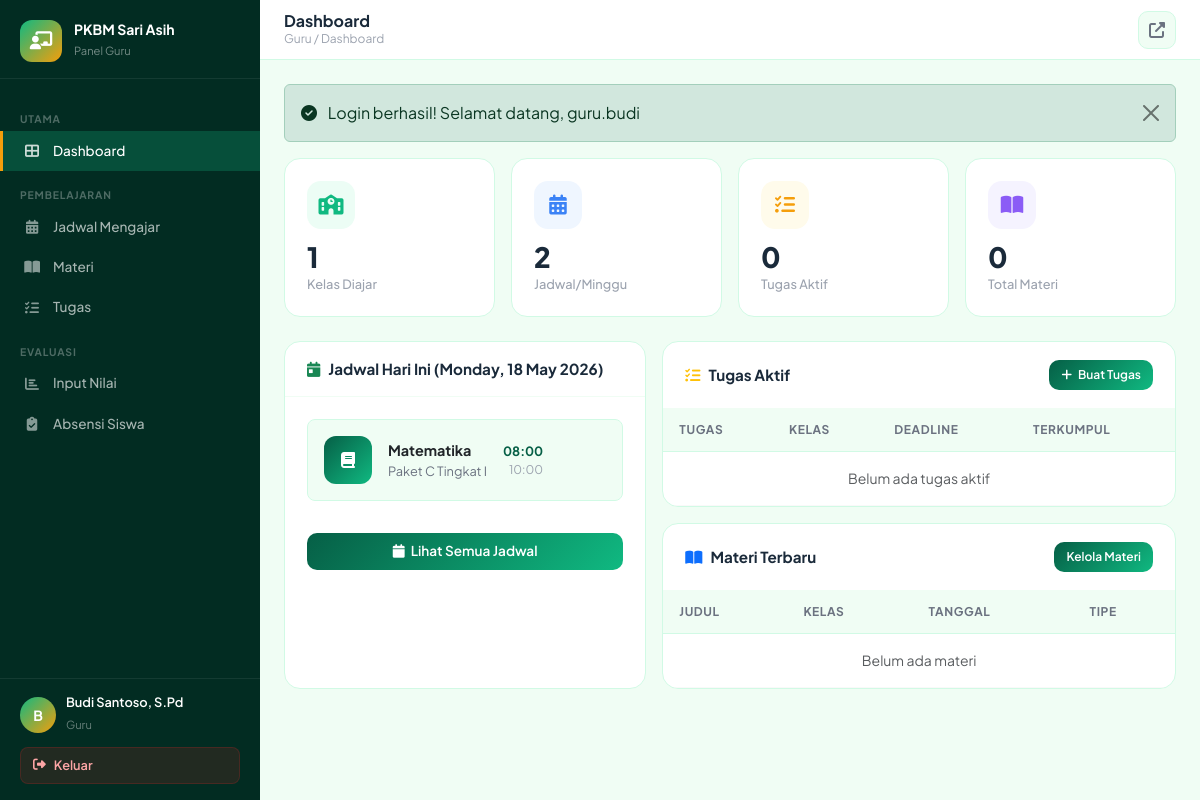
The app's page /index.php?page=guru_dashboard (signed in) with its own data.
### tables this page shows
CREATE TABLE `jadwal` (
  `id` int NOT NULL,
  `kelas_id` int NOT NULL,
  `mapel_id` int NOT NULL,
  `guru_id` int NOT NULL,
  `hari` enum('Senin','Selasa','Rabu','Kamis','Jumat','Sabtu') NOT NULL,
  `jam_mulai` time NOT NULL,
  `jam_selesai` time NOT NULL,
  `ruangan` varchar(50) DEFAULT NULL,
  `created_at` timestamp NULL DEFAULT CURRENT_TIMESTAMP
);

CREATE TABLE `mapel` (
  `id` int NOT NULL,
  `kode_mapel` varchar(10) NOT NULL,
  `nama_mapel` varchar(100) NOT NULL,
  `program` enum('Paket A','Paket B','Paket C','Semua') DEFAULT 'Semua',
  `deskripsi` text,
  `created_at` timestamp NULL DEFAULT CURRENT_TIMESTAMP
);

CREATE TABLE `kelas` (
  `id` int NOT NULL,
  `nama_kelas` varchar(50) NOT NULL,
  `program` enum('Paket A','Paket B','Paket C') NOT NULL,
  `tingkat` varchar(10) NOT NULL,
  `tahun_ajaran` varchar(10) NOT NULL,
  `wali_kelas` int DEFAULT NULL,
  `created_at` timestamp NULL DEFAULT CURRENT_TIMESTAMP
);

### app/controllers/guru/DashboardController.php (called while the page is built, shortened)
<?php
require_once __DIR__ . '/../../../config/app.php';
class DashboardController {
    private $db;
    private $guruId;
    public function __construct() {
        $this->db = Database::getInstance();
        $this->guruId = $_SESSION['profile_id'] ?? 0;
    }
    public function index() {
        $guruId = $this->guruId;
        $hariIni = date('l');
        $hariMap = ['Monday'=>'Senin','Tuesday'=>'Selasa','Wednesday'=>'Rabu','Thursday'=>'Kamis','Friday'=>'Jumat','Saturday'=>'Sabtu','Sunday'=>'Minggu'];
        $hariIndo = $hariMap[$hariIni] ?? '';
        $jadwalHariIni = $this->db->fetchAll(
            "SELECT j.*, k.nama_kelas, m.nama_mapel FROM jadwal j JOIN kelas k ON j.kelas_id=k.id JOIN mapel m ON j.mapel_id=m.id WHERE j.guru_id=? AND j.hari=? ORDER BY j.jam_mulai",
            [$guruId, $hariIndo]
        );
        $kelasDiajar = $this->db->fetchAll(
            "SELECT DISTINCT k.*, COUNT(s.id) as jumlah_siswa FROM jadwal j JOIN kelas k ON j.kelas_id=k.id LEFT JOIN siswa s ON k.id=s.kelas_id AND s.status='aktif' WHERE j.guru_id=? GROUP BY k.id",
            [$guruId]
        );
        $tugasAktif = $this->db->fetchAll(
            "SELECT t.*, k.nama_kelas, m.nama_mapel, COUNT(pt.id) as terkumpul FROM tugas t LEFT JOIN kelas k ON t.kelas_id=k.id LEFT JOIN mapel m ON t.mapel_id=m.id LEFT JOIN pengumpulan_tugas pt ON t.id=pt.tugas_id AND pt.status!='belum' WHERE t.guru_id=? AND t.deadline >= NOW() GROUP BY t.id ORDER BY t.deadline LIMIT 5",
            [$guruId]
        );
        $materiTerbaru = $this->db->fetchAll(
            "SELECT m.*, k.nama_kelas, mp.nama_mapel FROM materi m LEFT JOIN kelas k ON m.kelas_id=k.id LEFT JOIN mapel mp ON m.mapel_id=mp.id WHERE m.guru_id=? ORDER BY m.created_at DESC LIMIT 5",
            [$guruId]
        );
        $stats = [
            'kelas' => count($kelasDiajar),
            'tugas_aktif' => count($tugasAktif),
            'materi' => $this->db->fetchOne("SELECT COUNT(*) as c FROM materi WHERE guru_id=?",[$guruId])['c'] ?? 0,
            'jadwal_minggu' => $this->db->fetchOne("SELECT COUNT(*) as c FROM jadwal WHERE guru_id=?",[$guruId])['c'] ?? 0,
        ];
        require_once __DIR__ . '/../../views/guru/dashboard.php';
    }
}

### app/views/guru/dashboard.php (the view, shortened to what this page needs)
<?php require_once __DIR__.'/../layouts/guru_header.php'; ?>
<div class="row g-3 mb-4">
    <?php
    $cards=[
        ['icon'=>'school','color'=>'#10b981','bg'=>'#ecfdf5','value'=>$stats['kelas'],'label'=>'Kelas Diajar'],
        ['icon'=>'calendar-alt','color'=>'#3b82f6','bg'=>'#eff6ff','value'=>$stats['jadwal_minggu'],'label'=>'Jadwal/Minggu'],
        ['icon'=>'tasks','color'=>'#f59e0b','bg'=>'#fffbeb','value'=>$stats['tugas_aktif'],'label'=>'Tugas Aktif'],
        ['icon'=>'book-open','color'=>'#8b5cf6','bg'=>'#f5f3ff','value'=>$stats['materi'],'label'=>'Total Materi'],
    ];
    foreach($cards as $c):?>
    <div class="col-6 col-xl-3">
        <div class="stat-card">
            <div class="stat-icon" style="background:<?=$c['bg']?>"><i class="fas fa-<?=$c['icon']?>" style="color:<?=$c['color']?>"></i></div>
            <div class="stat-value"><?=$c['value']?></div>
            <div class="stat-label"><?=$c['label']?></div>
        </div>
    </div>
    <?php endforeach;?>
</div>
<div class="row g-3">
    <div class="col-lg-5">
        <div class="card-custom h-100">
            <div class="card-header-custom">
                <h5><i class="fas fa-calendar-day me-2 text-success"></i>Jadwal Hari Ini (<?=date('l, d M Y')?>)</h5>
            </div>
            <div class="card-body-custom">
                <?php if(!empty($jadwalHariIni)):?>
                <?php foreach($jadwalHariIni as $j):?>
                <div class="d-flex align-items-center gap-3 mb-3 p-3 rounded-3" style="background:#f0fdf4;border:1px solid #d1fae5;">
                    <div style="width:48px;height:48px;background:linear-gradient(135deg,#065f46,#10b981);border-radius:12px;display:flex;align-items:center;justify-content:center;color:white;flex-shrink:0;">
                        <i class="fas fa-book"></i>
                    </div>
                    <div class="flex-1">
                        <div style="font-weight:700;font-size:.9rem;"><?=htmlspecialchars($j['nama_mapel'])?></div>
                        <div style="font-size:.8rem;color:#6b7280;"><?=htmlspecialchars($j['nama_kelas'])?></div>
                    </div>
                    <div class="text-end">
                        <div style="font-size:.8rem;font-weight:700;color:#065f46;"><?=substr($j['jam_mulai'],0,5)?></div>
                        <div style="font-size:.75rem;color:#9ca3af;"><?=substr($j['jam_selesai'],0,5)?></div>
                    </div>
                </div>
                <?php endforeach;?>
                <?php endif;?>
                <a href="<?=APP_URL?>/index.php?page=guru_jadwal" class="btn-primary-custom w-100 justify-content-center mt-3">
                    <i class="fas fa-calendar"></i> Lihat Semua Jadwal
                </a>
            </div>
        </div>
    </div>
    <div class="col-lg-7">
        <div class="card-custom mb-3">
            <div class="card-header-custom">
                <h5><i class="fas fa-tasks me-2 text-warning"></i>Tugas Aktif</h5>
                <a href="<?=APP_URL?>/index.php?page=guru_tugas&action=create_form" class="btn-primary-custom" style="font-size:.75rem;padding:6px 12px;"><i class="fas fa-plus"></i> Buat Tugas</a>
            </div>
            <div class="card-body-custom p-0">
                <table class="table-custom w-100">
                    <thead><tr><th>Tugas</th><th>Kelas</th><th>Deadline</th><th>Terkumpul</th></tr></thead>
                    <tbody>
                    <?php if(!empty($tugasAktif)):?>
                    <?php foreach($tugasAktif as $t):?>
                    <tr>
                        <td><a href="<?=APP_URL?>/index.php?page=guru_tugas&action=detail&id=<?=$t['id']?>" style="font-weight:600;color:#065f46;text-decoration:none;"><?=htmlspecialchars($t['judul'])?></a><div style="font-size:.75rem;color:#9ca3af;"><?=htmlspecialchars($t['nama_mapel']??'')?></div></td>
                        <td><?=htmlspecialchars($t['nama_kelas']??'')?></td>
                        <td><span style="font-size:.8rem;"><?=date('d M',strtotime($t['deadline']))?></span></td>
                        <td><span class="badge bg-<?=$t['terkumpul']>0?'success':'secondary'?>"><?=$t['terkumpul']?> siswa</span></td>
                    </tr>
                    <?php endforeach;?>
                    <?php else:?><tr><td colspan="4" class="text-center text-muted py-3">Belum ada tugas aktif</td></tr><?php endif;?>
                    </tbody>
                </table>
            </div>
        </div>
        <div class="card-custom">
            <div class="card-header-custom">
                <h5><i class="fas fa-book-open me-2 text-primary"></i>Materi Terbaru</h5>
                <a href="<?=APP_URL?>/index.php?page=guru_materi" class="btn-primary-custom" style="font-size:.75rem;padding:6px 12px;">Kelola Materi</a>
            </div>
            <div class="card-body-custom p-0">
                <table class="table-custom w-100">
                    <thead><tr><th>Judul</th><th>Kelas</th><th>Tanggal</th><th>Tipe</th></tr></thead>
                    <tbody>
                    <?php if(!empty($materiTerbaru)):?>
                    <?php foreach($materiTerbaru as $m):
                        $icons=['pdf'=>'fa-file-pdf text-danger','doc'=>'fa-file-word text-primary','docx'=>'fa-file-word text-primary','mp4'=>'fa-file-video text-warning','ppt'=>'fa-file-powerpoint text-orange','pptx'=>'fa-file-powerpoint text-orange'];
                        $icon=$icons[$m['tipe_file']??'']??'fa-file text-secondary';
                    ?>
                    <tr>
                        <td><i class="fas <?=$icon?> me-1"></i><?=htmlspecialchars(substr($m['judul'],0,30)).(strlen($m['judul'])>30?'...':'')?></td>
                        <td><?=htmlspecialchars($m['nama_kelas']??'')?></td>
                        <td style="font-size:.8rem;"><?=date('d/m/Y',strtotime($m['created_at']))?></td>
                        <td><span class="badge bg-secondary"><?=strtoupper($m['tipe_file']??'-')?></span></td>
                    </tr>
                    <?php endforeach;?>
                    <?php else:?><tr><td colspan="4" class="text-center text-muted py-3">Belum ada materi</td></tr><?php endif;?>
                    </tbody>
                </table>
            </div>
        </div>
    </div>
</div>
<?php require_once __DIR__.'/../layouts/guru_footer.php';?>

### app/views/layouts/guru_header.php (style rules this page uses)
:root { --sidebar-w: 260px; --primary: #065f46; --primary-light: #10b981; --accent: #f59e0b; --sidebar-bg: #022c22; --font: 'Plus Jakarta Sans', sans-serif; }
* { box-sizing: border-box; }
body { font-family: var(--font); background: #f0fdf4; margin: 0; }
.stat-card { background:white; border-radius:16px; padding:22px; border:1px solid #d1fae5; transition:all .2s; height:100%; }
.stat-icon { width:48px; height:48px; border-radius:14px; display:flex; align-items:center; justify-content:center; font-size:1.25rem; margin-bottom:14px; }
.stat-value { font-size:1.75rem; font-weight:800; color:#1a2a3a; line-height:1; margin-bottom:4px; }
.stat-label { font-size:.8rem; color:#9ca3af; font-weight:500; }
.card-custom { background:white; border-radius:16px; border:1px solid #d1fae5; overflow:hidden; }
.card-header-custom { padding:18px 22px; border-bottom:1px solid #f0fdf4; display:flex; align-items:center; justify-content:space-between; }
.card-header-custom h5 { font-size:.95rem; font-weight:700; color:#1a2a3a; margin:0; }
.card-body-custom { padding:22px; }
.table-custom { width:100%; border-collapse:separate; border-spacing:0; }
.table-custom thead th { background:#f0fdf4; padding:12px 16px; font-size:.75rem; font-weight:700; text-transform:uppercase; letter-spacing:.05em; color:#6b7280; border-bottom:1px solid #d1fae5; }
.table-custom tbody td { padding:12px 16px; font-size:.875rem; color:#374151; border-bottom:1px solid #f9f9f9; vertical-align:middle; }
.btn-primary-custom { background:linear-gradient(135deg,var(--primary),var(--primary-light)); color:white; border:none; padding:8px 18px; border-radius:10px; font-size:.85rem; font-weight:600; font-family:var(--font); cursor:pointer; text-decoration:none; display:inline-flex; align-items:center; gap:6px; transition:all .2s; }

### records on screen
jadwal: mapel.nama_mapel "Matematika", kelas.nama_kelas "Paket C Tingkat I", jam_mulai "08:00", jam_selesai "10:00"

### other values on screen
substr($_SESSION['nama_lengkap']??'G',0,1) "B"
$_SESSION['nama_lengkap'] "Budi Santoso, S.Pd"
$pageTitle "Dashboard"
$breadcrumb "Guru / Dashboard"
$message "Login berhasil! Selamat datang, guru.budi"
$c['value'] "1"
$c['label'] "Kelas Diajar"
$c['value'] "2"
$c['label'] "Jadwal/Minggu"
$c['value'] "0"
$c['label'] "Tugas Aktif"
$c['label'] "Total Materi"
